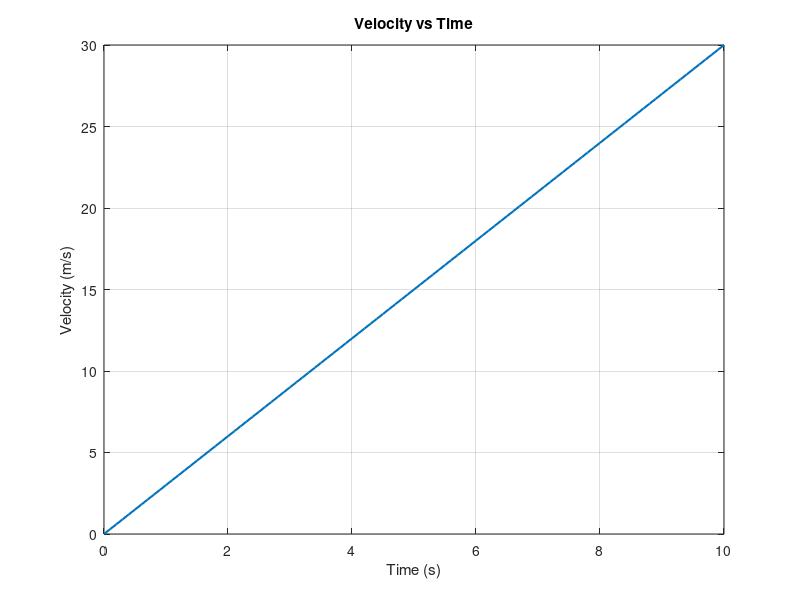
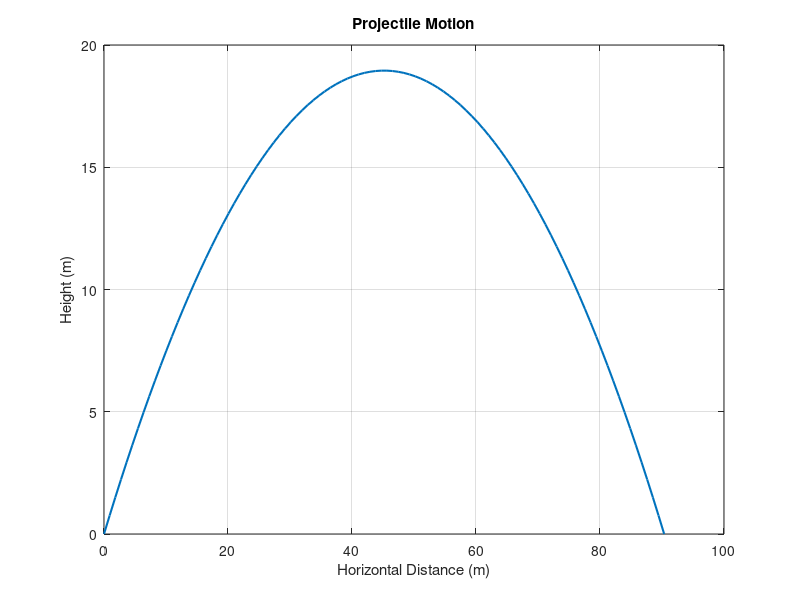
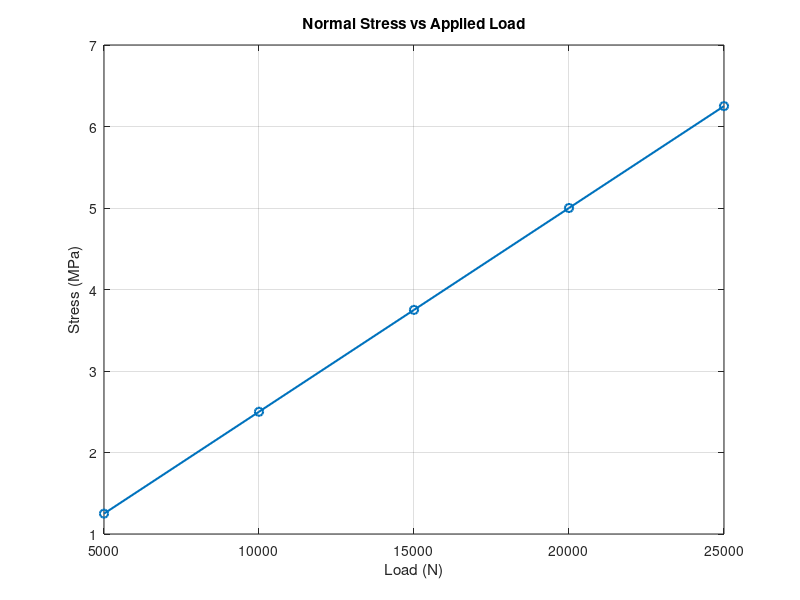
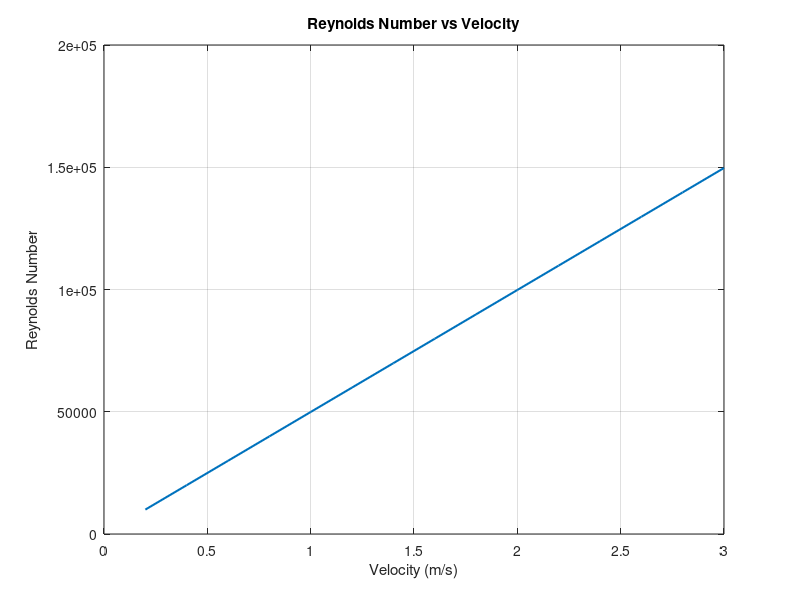

These figures' MATLAB source, in order: (Note: this script raises an error after producing the figures.)
%% Week 8 - Programming Review and Matrix-Based Engineering Computation
% Treat each %% section like a notebook code cell.
% Read the explanation, run one section, inspect the output, then continue.
% In MATLAB Live Editor, each %% section can be run independently.
% ESC 113: Computer Aided Analysis for Engineering
% MATLAB implementation of the Week 8 engineering programming examples.
% The comments are written for self-paced study: read the comment first,
% run the section, inspect the output, and then continue.
%
% Run one section at a time using "Run Section".

%% 1. MATLAB as an engineering calculator

% MATLAB follows normal order of operations: multiplication before addition.
2 + 3*4

% Parentheses force MATLAB to evaluate the addition first.
(2 + 3)*4

2^5                    % raise 2 to the 5th power
sqrt(81)               % square root
sin(pi/6)              % sine; MATLAB uses radians here
log(10)                % natural logarithm
exp(2)                 % e^2

%% 2. Variables and formatted output

mass = 25;              % kg
acceleration = 3.2;     % m/s^2
force = mass * acceleration;   % F = ma

fprintf('Force = %.2f N\n', force);

voltage = 24;           % V
current = 3.5;          % A
power = voltage * current;     % P = VI

fprintf('Electrical power = %.2f W\n', power);

%% 3. Vectors

% Square brackets with spaces create a row vector.
temperature = [20 22 24 26 28];          % temperature measurements
pressure = [101.2 101.8 102.1 101.5 100.9]; % pressure measurements

disp(temperature)
disp(pressure)

% Column vector
% Semicolons inside brackets create new rows, so this is a column vector.
time = [0; 1; 2; 3; 4; 5];

%% 4. Creating vectors with colon and linspace

x1 = 0:2:20;               % start:step:end
x2 = linspace(0, 10, 6);   % six equally spaced points

disp(x1)
disp(x2)

%% 5. Vector indexing

v = [10 20 30 40 50];

% MATLAB indexing starts at 1.
first_value = v(1);       % first element
third_value = v(3);       % third element
last_value = v(end);      % "end" means the final element
middle_values = v(2:4);   % elements 2, 3, and 4

disp(first_value)
disp(third_value)
disp(last_value)
disp(middle_values)

%% 6. Matrices

A = [1 2 3;
     4 5 6;
     7 8 9];

disp(A)

% ":" means keep all entries in that dimension.
row2 = A(2,:);            % row 2, all columns
col3 = A(:,3);            % all rows, column 3
value_23 = A(2,3);        % single value: row 2, column 3

disp(row2)
disp(col3)
disp(value_23)

%% 7. Matrix size and transpose

[r, c] = size(A);
fprintf('Rows = %d, Columns = %d\n', r, c);

AT = A';

disp(AT)

%% 8. Element-by-element operations

x = [1 2 3 4 5];

x_squared = x.^2;
x_times_3 = x .* 3;
x_divided_2 = x ./ 2;

disp(x_squared)
disp(x_times_3)
disp(x_divided_2)

%% Important
% MATLAB distinguishes:
%
% *   matrix multiplication
% .*  element-by-element multiplication
%
% ^   matrix power
% .^  element-by-element power
%
% /   matrix division
% ./  element-by-element division

%% 9. Engineering Example - Kinetic energy at several velocities

mass = 5;                         % kg
velocity = [2 4 6 8 10];          % m/s

% .^ squares EACH velocity value. The result is one KE value per speed.
KE = 0.5 * mass .* velocity.^2;

disp(KE)

%% 10. Built-in statistics

measurements = [12.5 15.8 14.2 18.6 16.1];

mean_value = mean(measurements);
min_value = min(measurements);
max_value = max(measurements);
std_value = std(measurements);

fprintf('Mean = %.2f\n', mean_value);
fprintf('Minimum = %.2f\n', min_value);
fprintf('Maximum = %.2f\n', max_value);
fprintf('Standard deviation = %.2f\n', std_value);

%% 11. Logical indexing

pressures = [220 310 450 510 490 540 300];

% The comparison creates a logical vector of TRUE/FALSE values.
unsafe = pressures > 500;

% Logical indexing keeps only the measurements where unsafe is TRUE.
unsafe_pressures = pressures(unsafe);

disp(unsafe)
disp(unsafe_pressures)

%% 12. if / elseif / else example

temperature = 85;

% MATLAB checks the conditions from top to bottom and stops at the first true branch.
if temperature < 70
    status = 'Normal';
elseif temperature <= 90
    status = 'Warning';
else
    status = 'Critical';
end

fprintf('Machine status: %s\n', status);

%% 13. Engineering Example - Battery voltage classifier

battery_voltage = 12.4;

if battery_voltage < 11.5
    battery_status = 'Low';
elseif battery_voltage <= 13.0
    battery_status = 'Normal';
else
    battery_status = 'High';
end

fprintf('Battery status: %s\n', battery_status);

%% 14. for loop - velocity table

acceleration = 3;   % m/s^2

% The loop repeats once for each integer time from 0 through 10 s.
for t = 0:10
    velocity = acceleration * t;   % v = at, assuming initial velocity is zero
    fprintf('t = %2d s, v = %5.1f m/s\n', t, velocity);
end

%% 15. for loop - electrical power table

R = 10;   % ohm

for I = 1:10
    P = I^2 * R;
    fprintf('I = %2d A, P = %4d W\n', I, P);
end

%% 16. while loop - tank filling

volume = 0;         % L
flow_rate = 12;     % L/min
minutes = 0;

% A while loop is useful when the number of repetitions is not known in advance.
while volume < 500
    volume = volume + flow_rate;   % add one minute of incoming volume
    minutes = minutes + 1;         % advance the simulated clock by one minute
end

fprintf('Tank reaches at least 500 L after %d min.\n', minutes);

%% 17. Basic 2D plotting

t = 0:0.1:10;
velocity = 3 .* t;

figure
plot(t, velocity, 'LineWidth', 1.5)
xlabel('Time (s)')
ylabel('Velocity (m/s)')
title('Velocity vs Time')
grid on

%% 18. Engineering Example - Projectile motion

v0 = 30;                 % m/s
theta_deg = 40;          % degrees
g = 9.81;                % m/s^2

% Trigonometric functions such as sin() and cos() expect radians.
theta = deg2rad(theta_deg);

t_flight = 2 * v0 * sin(theta) / g;
t = linspace(0, t_flight, 100);

x = v0 * cos(theta) .* t;
y = v0 * sin(theta) .* t - 0.5 * g .* t.^2;

figure
plot(x, y, 'LineWidth', 1.5)
xlabel('Horizontal Distance (m)')
ylabel('Height (m)')
title('Projectile Motion')
grid on

%% 19. Engineering Example - Beam normal stress

load_N = [5000 10000 15000 20000 25000];
area_m2 = 0.004;

% Normal stress: sigma = F/A. "./" performs element-wise division.
stress_Pa = load_N ./ area_m2;

% Convert Pa to MPa so the plotted values are easier to read.
stress_MPa = stress_Pa / 1e6;

figure
plot(load_N, stress_MPa, 'o-', 'LineWidth', 1.5)
xlabel('Load (N)')
ylabel('Stress (MPa)')
title('Normal Stress vs Applied Load')
grid on

%% 20. Engineering Example - Fluid flow

rho = 998;       % kg/m^3
mu = 0.001;      % Pa.s
D = 0.05;        % m

velocity = 0.2:0.2:3.0;

% Reynolds number: Re = rho*v*D/mu, calculated for every velocity value.
Re = rho .* velocity .* D ./ mu;

figure
plot(velocity, Re, 'LineWidth', 1.5)
xlabel('Velocity (m/s)')
ylabel('Reynolds Number')
title('Reynolds Number vs Velocity')
grid on

%% 21. Engineering Example - Temperature sensor data

time_min = 0:5:30;
temp_C = [22 25 30 37 45 54 60];

figure
plot(time_min, temp_C, 's-', 'LineWidth', 1.5)
xlabel('Time (min)')
ylabel('Temperature (°C)')
title('Temperature Sensor Measurements')
grid on

average_temp = mean(temp_C);
fprintf('Average temperature = %.2f °C\n', average_temp);

%% 22. Multiple plots on one figure

t = 0:0.1:5;

y1 = 3 + exp(-t).*sin(6*t);
y2 = 4 + exp(-t).*cos(6*t);

figure
plot(t, y1, 'LineWidth', 1.5)
hold on
plot(t, y2, 'LineWidth', 1.5)
xlabel('Time')
ylabel('Response')
title('Damped Engineering Responses')
legend('Response 1', 'Response 2')
grid on
hold off

%% 23. User-defined function example
% Local functions can be placed at the end of a MATLAB script.

F = calculate_force(12, 4.5);
fprintf('Calculated force = %.2f N\n', F);

%% 24. User-defined function - cylinder volume

V = cylinder_volume(1.5, 4);
fprintf('Cylinder volume = %.2f m^3\n', V);

%% 25. User-defined function - machine temperature status

status = temperature_status(95);
fprintf('Temperature status = %s\n', status);

%% 26. Guided Exercise 1
% Calculate the gravitational potential energy of a 15 kg object
% raised 8 m above the ground.
%
% PE = m*g*h

%% 27. Guided Exercise 2
% Create a vector of currents from 1 A to 8 A.
% For a resistance of 12 ohm, calculate voltage using V = IR.
% Plot Voltage vs Current.

%% 28. Guided Exercise 3
% Given:
%
% pressure = [480 495 505 520 475 540]
%
% Use logical indexing to extract all values above 500 kPa.

%% 29. Guided Exercise 4
% A motor is:
%
% High efficiency   >= 90%
% Acceptable        75% to <90%
% Low efficiency    <75%
%
% Write MATLAB branching code that classifies an efficiency value.

%% 30. Guided Exercise 5
% Simulate an object cooling from 100°C by 5°C every minute.
% Use a while loop to find how many minutes are required to fall
% below 40°C.

%% 31. Review questions
%
% 1. What is the difference between * and .* ?
% 2. What is the difference between ^ and .^ ?
% 3. How does MATLAB indexing differ from Python indexing?
% 4. What does A(:,2) return?
% 5. What does linspace(0,10,6) create?
% 6. When would a while loop be preferable to a for loop?
% 7. Why are vectors and matrices central to MATLAB?
% 8. Why should engineering plots always include axis labels and units?

%% Local functions

function F = calculate_force(mass, acceleration)
    % Return force from Newton's second law, F = ma.
    F = mass * acceleration;
end

function V = cylinder_volume(radius, height)
    % Return cylinder volume from V = pi*r^2*h.
    V = pi * radius^2 * height;
end

function status = temperature_status(T)
    if T < 70
        status = 'Normal';
    elseif T <= 90
        status = 'Warning';
    else
        status = 'Critical';
    end
end
